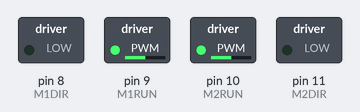
Bench run of a sketch on a simulated Arduino Uno, built with avr-gcc and run on an emulated ATmega328P. On the bench: switched loads named in the sketch (green lamp = pin HIGH).

Above: at 0.05 s.
At 1.25 s:
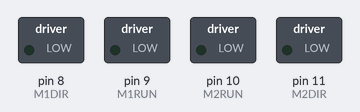
At 2.5 s:
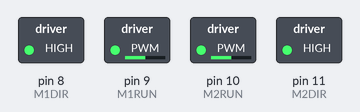
At 3.7 s:
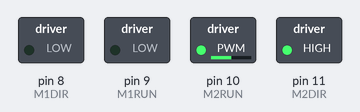
At 4.95 s:
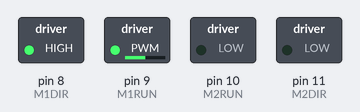
Timing chart, 0 to 6.5 s (numbered marks = the images above):
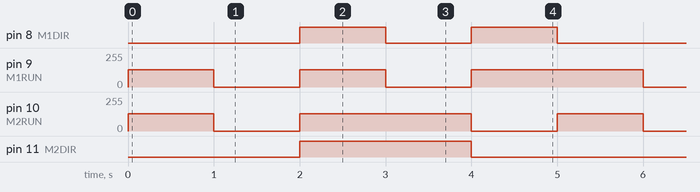

Measured:
- by itself, pin 8 (M1DIR): repeats every 5.0 s: LOW 1.0 s, HIGH 1.0 s, LOW 2.0 s, HIGH 1.0 s
- by itself, pin 9 (M1RUN): repeats every 5.0 s: 0/255 1.0 s, 128/255 1.0 s, 0/255 1.0 s, 128/255 2.0 s
- by itself, pin 10 (M2RUN): repeats every 5.0 s: 0/255 1.0 s, 128/255 2.0 s, 0/255 1.0 s, 128/255 1.0 s
- by itself, pin 11 (M2DIR): alternates HIGH for 2.0 s and LOW for 3.0 s

The sketch:

_2ch_tiny_motor_driver_sample_code.ino
```cpp
/*
e-Gizmo 2CH Tiny Motor Driver

This is a sample code for 2-channel
Motor Driver.

Codes by
e-Gizmo Mechatronix Central
February 13,2016
http://www.e-gizmo.com

*/
void setup()
{
  pinMode(8, OUTPUT);//M1DIR
  pinMode(9, OUTPUT);//M1RUN
  pinMode(10, OUTPUT);//M2RUN
  pinMode(11, OUTPUT);//M2DIR
}
void loop()
{
  //Forward
 digitalWrite(8, 0);
 analogWrite(9, 128);
 analogWrite(10, 128);
 digitalWrite(11, 0);
 delay(1000);
 //Stop
 digitalWrite(8, 0);
 analogWrite(9, 0);
 analogWrite(10, 0);
 digitalWrite(11, 0);
 delay(1000);
  //Backward
 digitalWrite(8, 1);
 analogWrite(9, 128);
 analogWrite(10, 128);
 digitalWrite(11, 1);
 delay(1000);
 //Turn Left
digitalWrite(8, 0);
 analogWrite(9, 0);
 analogWrite(10, 128);
 digitalWrite(11, 1);
 delay(1000);
 //Turn Right
 digitalWrite(8, 1);
 analogWrite(9, 128);
 analogWrite(10, 0);
 digitalWrite(11, 0);
 delay(1000);

}
```
